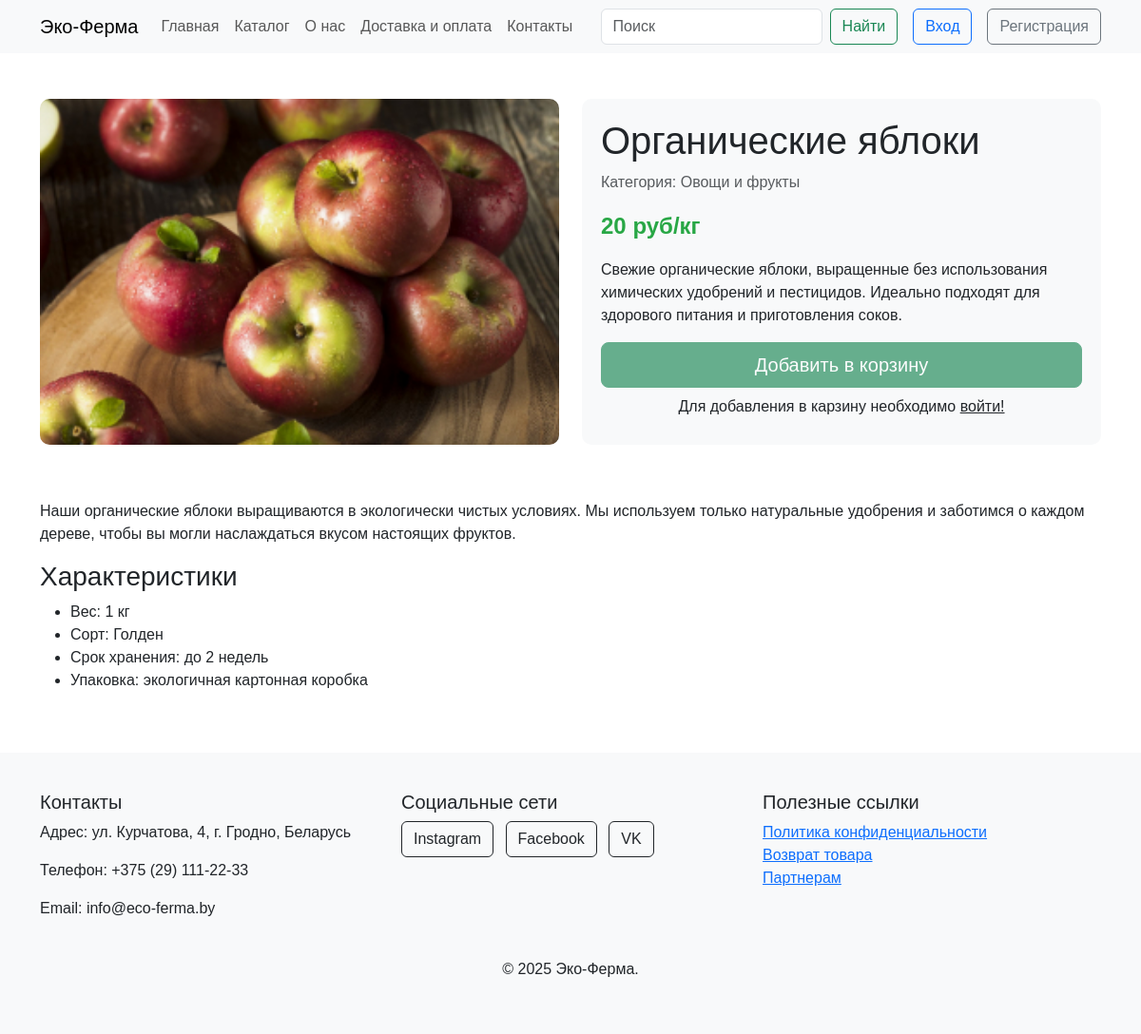
Page /product/1 on the committed database.
### app.py (models this page shows, shortened)
class Products(db.Model):
    id = db.Column(db.Integer,primary_key=True)
    title = db.Column(db.String(100))
    subText = db.Column(db.Text)
    text = db.Column(db.Text)
    image_name = db.Column(db.String(100))
    category = db.Column(db.String(100))
    price = db.Column(db.Integer)
    orders = db.relationship('Orders', backref='product', lazy=True)

### app.py (the view, shortened to what this page needs)
@app.route('/product/<int:id>', methods=['GET', 'POST'])
def product(id):
    product = Products.query.get(id)
    return render_template("product.html",product=product)

### app.py (called while the page is built, shortened)
@app.context_processor
def inject_order_count():
    order_count = 0
    return dict(order_count=order_count)

@app.context_processor
def inject_user():
    def get_user_name():
        if 'name' in session:
            return Users.query.filter_by(email=session['name']).first()
    return dict(active_user=get_user_name())

### templates/product.html (shortened to what this page needs)
{% extends 'base.html' %}
{% block main %}
  <div class="container my-5">
    <div class="row">
      <div class="col-md-6">
        <div class="product-images">
          <img src="../static/img/upload/{{product.image_name}}" alt="{{product.title}}" class="main-image">
        </div>
      </div>
      <div class="col-md-6">
        <div class="product-info">
          <h1>{{product.title}}</h1>
          <p class="text-muted">Категория: {{product.category}}</p>
          <p class="price">{{product.price}} {%if not product.title=="Свежее молоко"%}руб/кг{%else%}руб/л {%endif%}</p>
          <p>{{product.subText}}</p>
          {%if 'name' in session %}
          <form method="post" action="{{url_for('add_to_cart', id_user=active_user.id, id_product=product.id)}}">
            <div class="mb-3">
              <label for="quantity" class="form-label">Количество</label>
              <input type="number" name="count_products" class="form-control quantity" id="quantity" value="1" min="1">
            </div>
            <button type="submit" class="btn btn-success btn-lg w-100">Добавить в корзину</button>
            {%else%}
            <button type="submit" class="btn btn-success btn-lg w-100" disabled>Добавить в корзину</button>
            <p class="text-center my-2">Для добавления в карзину необходимо <a href="/login" class="link-dark">войти!</a> </p>
            {%endif%}
        </div>
      </div>
    </div>
    <div class="row mt-5">
      <div class="col">
        {% autoescape false %} {{product.text}} {% endautoescape %}
      </div>
    </div>
  </div>
  {% endblock %}

### static/css/style.css (style rules this page uses)
body { font-family: Arial, sans-serif; }
html, body { height: 100%; margin: 0; display: flex; flex-direction: column; }
.product-images img { width: 100%; height: auto; border-radius: 10px; margin-bottom: 10px; }
.product-info { background-color: #f8f9fa; padding: 20px; border-radius: 10px; }
.product-info h1 { font-size: 2.5rem; }
.product-info .price { font-size: 1.5rem; color: #28a745; font-weight: bold; }
html, body { height: 100%; }
body { display: flex; flex-direction: column; min-height: 100vh; }

### rows in the picture
Products: image_name (picture), title "Органические яблоки", category "Овощи и фрукты", price "20", subText "Свежие органические яблоки, выращенные без использования химических удобрений и пестицидов. Идеально подходят для здорового питания и приготовления соков.", text "Наши органические яблоки выращиваются в экологически чистых условиях. Мы используем только натуральные удобрения и заботимся о каждом дереве, чтобы вы могли наслаждаться вкусом настоящих фруктов. Характеристики Вес: 1 кг Сорт: Голден Срок хранения: до 2 недель Упаковка: экологичная картонная коробка"
